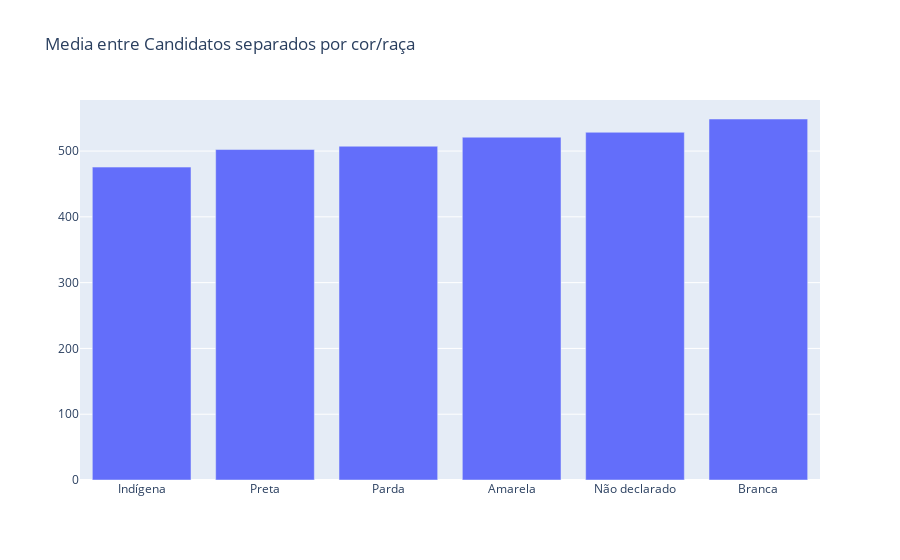

Write notebook code for a chart like this one.
### Code cell
trace_raca = go.Bar(x = df_raca.index,
                    y = df_raca['Media'])
data_raca = [trace_raca]
layout_raca = go.Layout(title = 'Media entre Candidatos separados por cor/raça')
fig_raca = go.Figure(data = data_raca, layout = layout_raca)
py.iplot(fig_raca)

### Figure 1 — Plotly figure (JSON) as saved in the notebook; plotly's stock layout.template omitted (floating-point values rounded to 4 significant figures)
{"data": [{"type": "bar", "x": ["Indígena", "Preta", "Parda", "Amarela", "Não declarado", "Branca"], "y": [475.6, 502.3, 507.3, 521.1, 528.5, 548.7]}], "layout": {"title": {"text": "Media entre Candidatos separados por cor/raça"}}}
